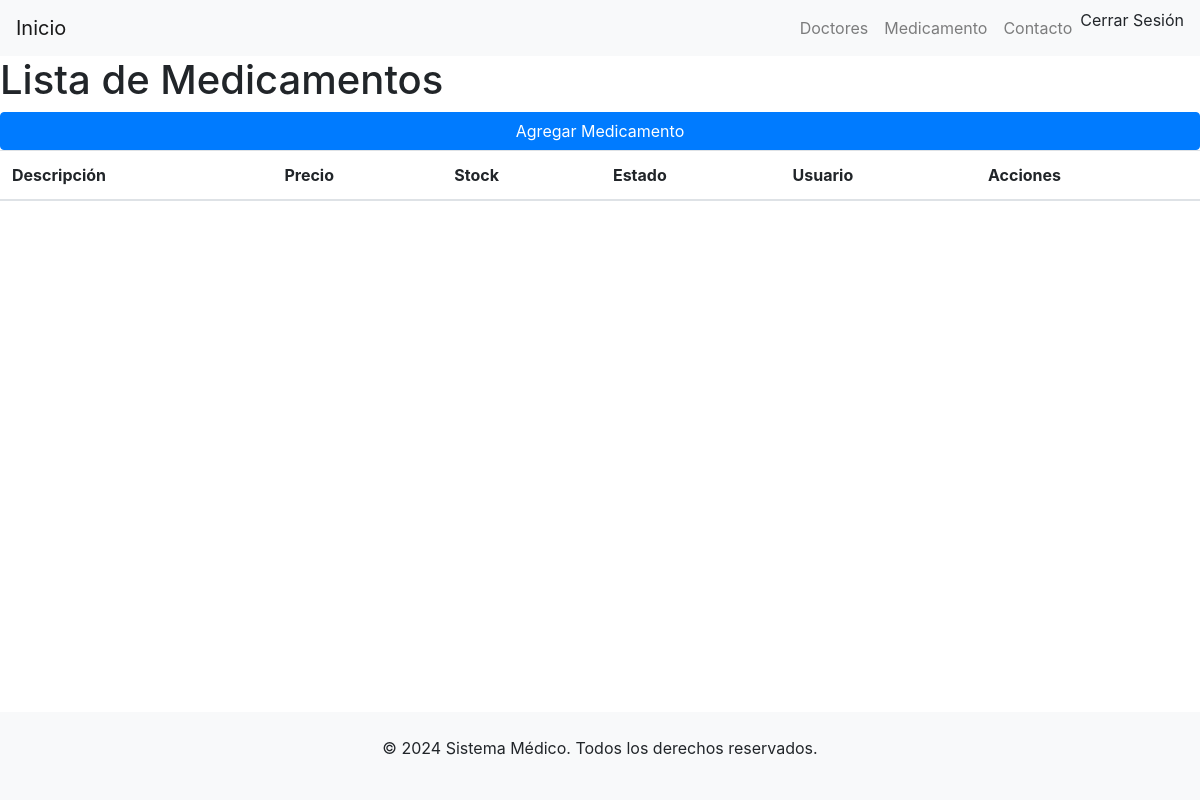
The page /medicamento/ (signed in) on the database as committed earlier.
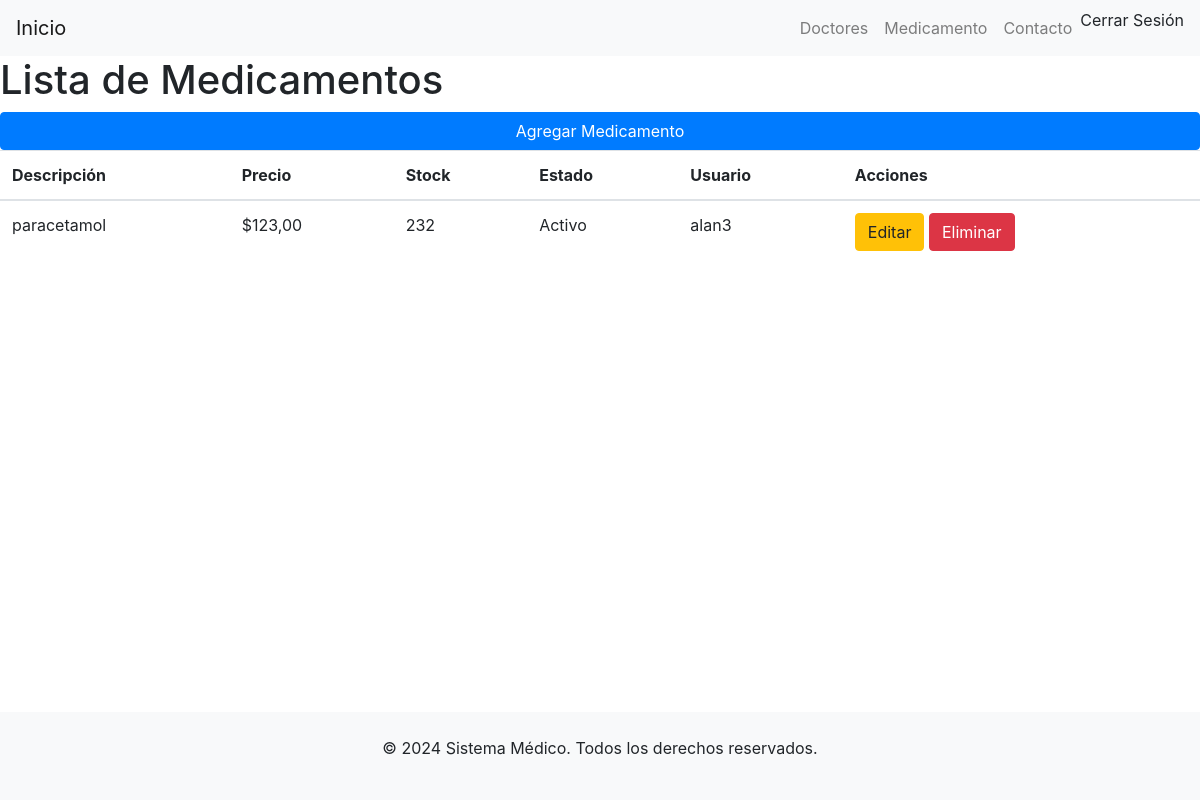
The same page on the database as committed later.
### aplication/core/models.py (models this page shows, shortened)
class Medicamento(models.Model):
    descripcion = models.CharField(max_length=255)
    precio = models.DecimalField(max_digits=10, decimal_places=2)
    stock = models.PositiveIntegerField()
    estado = models.BooleanField(default=True)
    usuario = models.ForeignKey(User, on_delete=models.CASCADE)
    class Meta:
        verbose_name = "Medicamento"
        verbose_name_plural = "Medicamentos"
        ordering = ['descripcion']

### aplication/core/views.py (the view)
# urls.py: path('medicamento/', views.MedicamentoList.as_view(), name='medicamento_list'),
class MedicamentoList(LoginRequiredMixin, ListView):
    model = Medicamento
    template_name = 'core/medicamento/list.html'
    context_object_name = 'medic'
    login_url = 'core:login'
    def get_context_data(self, **kwargs):
        context = super().get_context_data(**kwargs)
        context['title'] = "Lista de Medicamentos"
        return context

### template/core/medicamento/list.html (shortened to what this page needs)
{% extends 'layouts/base.html' %}
{% block content %}
    <h1>{{ title }}</h1>
    <a href="{% url 'core:medicamento_create' %}" class="btn btn-primary">Agregar Medicamento</a>
    <table class="table">
        <thead>
            <tr>
                <th>Descripción</th>
                <th>Precio</th>
                <th>Stock</th>
                <th>Estado</th>
                <th>Usuario</th>
                <th>Acciones</th>
            </tr>
        </thead>
        <tbody>
            {% for medicamento in medic %}
                <tr>
                    <td>{{ medicamento.descripcion }}</td>
                    <td>${{ medicamento.precio }}</td>
                    <td>{{ medicamento.stock }}</td>
                    <td>{{ medicamento.estado|yesno:"Activo,Inactivo" }}</td>
                    <td>{{ medicamento.usuario.username }}</td>
                    <td>
                        <a href="{% url 'core:medicamento_update' medicamento.pk %}" class="btn btn-warning">Editar</a>
                        <form action="{% url 'core:medicamento_delete' medicamento.pk %}" method="POST" style="display:inline;">
                            <button type="submit" class="btn btn-danger">Eliminar</button>
                        </form>
                    </td>
                </tr>
            {% endfor %}
        </tbody>
    </table>
{% endblock %}

Rows that differ between the two databases and show on the page:
added Medicamento: descripcion "paracetamol", precio "123,00", stock "232", estado "Activo", usuario.username "alan3"
